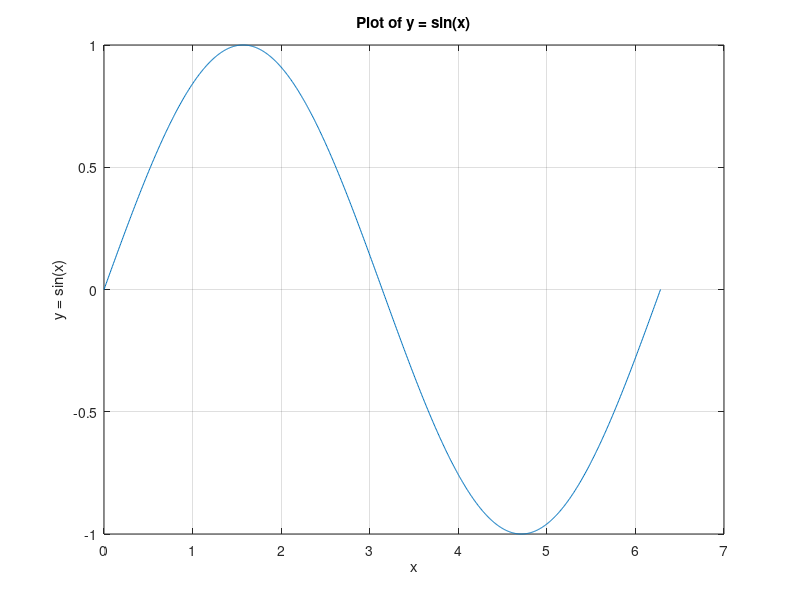

Recreate this plot in MATLAB.
% Define the range for x
x = linspace(0, 2*pi, 1000); % 1000 points between 0 and 2*pi

% Calculate y = sin(x)
y = sin(x);

% Plot the graph
plot(x, y);

% Label the axes and title
xlabel('x');
ylabel('y = sin(x)');
title('Plot of y = sin(x)');

% Add grid
grid on;

